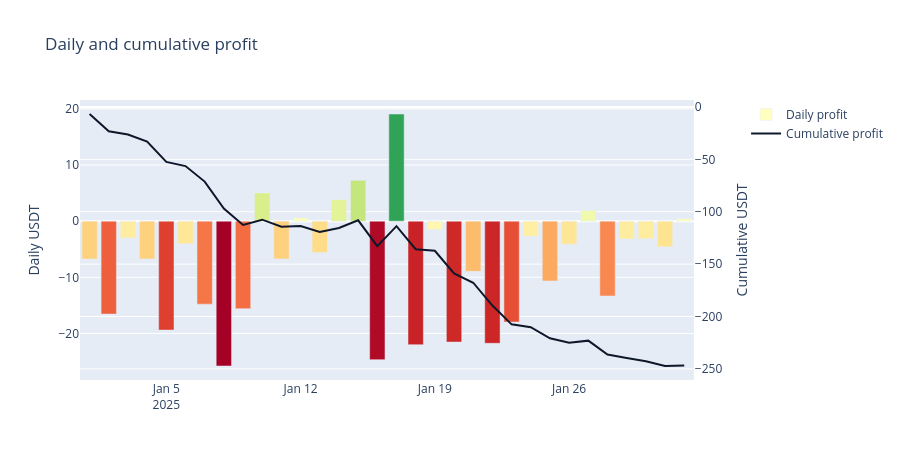

The code cell stored with this chart in its notebook:
### Code cell
if daily_profit.empty:
    display(HTML("<p>No daily profit data found.</p>"))
else:
    fig = make_subplots(specs=[[{"secondary_y": True}]])
    fig.add_trace(
        go.Bar(
            x=daily_profit["date"],
            y=daily_profit["profit_abs"],
            name="Daily profit",
            marker={"color": daily_profit["profit_abs"], "colorscale": "RdYlGn", "cmid": 0},
        ),
        secondary_y=False,
    )
    fig.add_trace(
        go.Scatter(
            x=daily_profit["date"],
            y=daily_profit["cumulative_profit_abs"],
            name="Cumulative profit",
            line={"color": "#0f172a", "width": 2},
        ),
        secondary_y=True,
    )
    fig.update_layout(title="Daily and cumulative profit", height=460, hovermode="x unified")
    fig.update_yaxes(title_text="Daily USDT", secondary_y=False)
    fig.update_yaxes(title_text="Cumulative USDT", secondary_y=True)
    fig.show()

### Figure 1 — Plotly figure (JSON) as saved in the notebook; plotly's stock layout.template omitted (floating-point values rounded to 4 significant figures)
{"data": [{"marker": {"cmid": 0, "color": [-6.753, -16.55, -3.006, -6.731, -19.41, -4.013, -14.78, -25.8, -15.59, 5.028, -6.717, 0.5794, -5.581, 3.835, 7.271, -24.67, 19.09, -22.01, -1.496, -21.54, -8.927, -21.75, -17.98, -2.68, -10.65, -4.102, 1.894, -13.33, -3.16, -3.134, -4.577, 0.4101], "colorscale": [[0, "rgb(165,0,38)"], [0.1, "rgb(215,48,39)"], [0.2, "rgb(244,109,67)"], [0.3, "rgb(253,174,97)"], [0.4, "rgb(254,224,139)"], [0.5, "rgb(255,255,191)"], [0.6, "rgb(217,239,139)"], [0.7, "rgb(166,217,106)"], [0.8, "rgb(102,189,99)"], [0.9, "rgb(26,152,80)"], [1, "rgb(0,104,55)"]]}, "name": "Daily profit", "type": "bar", "x": ["2025-01-01T00:00:00.000", "2025-01-02T00:00:00.000", "2025-01-03T00:00:00.000", "2025-01-04T00:00:00.000", "2025-01-05T00:00:00.000", "2025-01-06T00:00:00.000", "2025-01-07T00:00:00.000", "2025-01-08T00:00:00.000", "2025-01-09T00:00:00.000", "2025-01-10T00:00:00.000", "2025-01-11T00:00:00.000", "2025-01-12T00:00:00.000", "2025-01-13T00:00:00.000", "2025-01-14T00:00:00.000", "2025-01-15T00:00:00.000", "2025-01-16T00:00:00.000", "2025-01-17T00:00:00.000", "2025-01-18T00:00:00.000", "2025-01-19T00:00:00.000", "2025-01-20T00:00:00.000", "2025-01-21T00:00:00.000", "2025-01-22T00:00:00.000", "2025-01-23T00:00:00.000", "2025-01-24T00:00:00.000", "2025-01-25T00:00:00.000", "2025-01-26T00:00:00.000", "2025-01-27T00:00:00.000", "2025-01-28T00:00:00.000", "2025-01-29T00:00:00.000", "2025-01-30T00:00:00.000", "2025-01-31T00:00:00.000", "2025-02-01T00:00:00.000"], "xaxis": "x", "y": [-6.753, -16.55, -3.006, -6.731, -19.41, -4.013, -14.78, -25.8, -15.59, 5.028, -6.717, 0.5794, -5.581, 3.835, 7.271, -24.67, 19.09, -22.01, -1.496, -21.54, -8.927, -21.75, -17.98, -2.68, -10.65, -4.102, 1.894, -13.33, -3.16, -3.134, -4.577, 0.4101], "yaxis": "y"}, {"line": {"color": "#0f172a", "width": 2}, "name": "Cumulative profit", "type": "scatter", "x": ["2025-01-01T00:00:00.000", "2025-01-02T00:00:00.000", "2025-01-03T00:00:00.000", "2025-01-04T00:00:00.000", "2025-01-05T00:00:00.000", "2025-01-06T00:00:00.000", "2025-01-07T00:00:00.000", "2025-01-08T00:00:00.000", "2025-01-09T00:00:00.000", "2025-01-10T00:00:00.000", "2025-01-11T00:00:00.000", "2025-01-12T00:00:00.000", "2025-01-13T00:00:00.000", "2025-01-14T00:00:00.000", "2025-01-15T00:00:00.000", "2025-01-16T00:00:00.000", "2025-01-17T00:00:00.000", "2025-01-18T00:00:00.000", "2025-01-19T00:00:00.000", "2025-01-20T00:00:00.000", "2025-01-21T00:00:00.000", "2025-01-22T00:00:00.000", "2025-01-23T00:00:00.000", "2025-01-24T00:00:00.000", "2025-01-25T00:00:00.000", "2025-01-26T00:00:00.000", "2025-01-27T00:00:00.000", "2025-01-28T00:00:00.000", "2025-01-29T00:00:00.000", "2025-01-30T00:00:00.000", "2025-01-31T00:00:00.000", "2025-02-01T00:00:00.000"], "xaxis": "x", "y": [-6.753, -23.31, -26.31, -33.04, -52.45, -56.46, -71.24, -97.04, -112.6, -107.6, -114.3, -113.7, -119.3, -115.5, -108.2, -132.9, -113.8, -135.8, -137.3, -158.8, -167.8, -189.5, -207.5, -210.2, -220.8, -224.9, -223.0, -236.4, -239.5, -242.7, -247.2, -246.8], "yaxis": "y2"}], "layout": {"height": 460, "hovermode": "x unified", "title": {"text": "Daily and cumulative profit"}, "xaxis": {"anchor": "y", "domain": [0, 0.94]}, "yaxis": {"anchor": "x", "domain": [0, 1], "title": {"text": "Daily USDT"}}, "yaxis2": {"anchor": "x", "overlaying": "y", "side": "right", "title": {"text": "Cumulative USDT"}}}}
